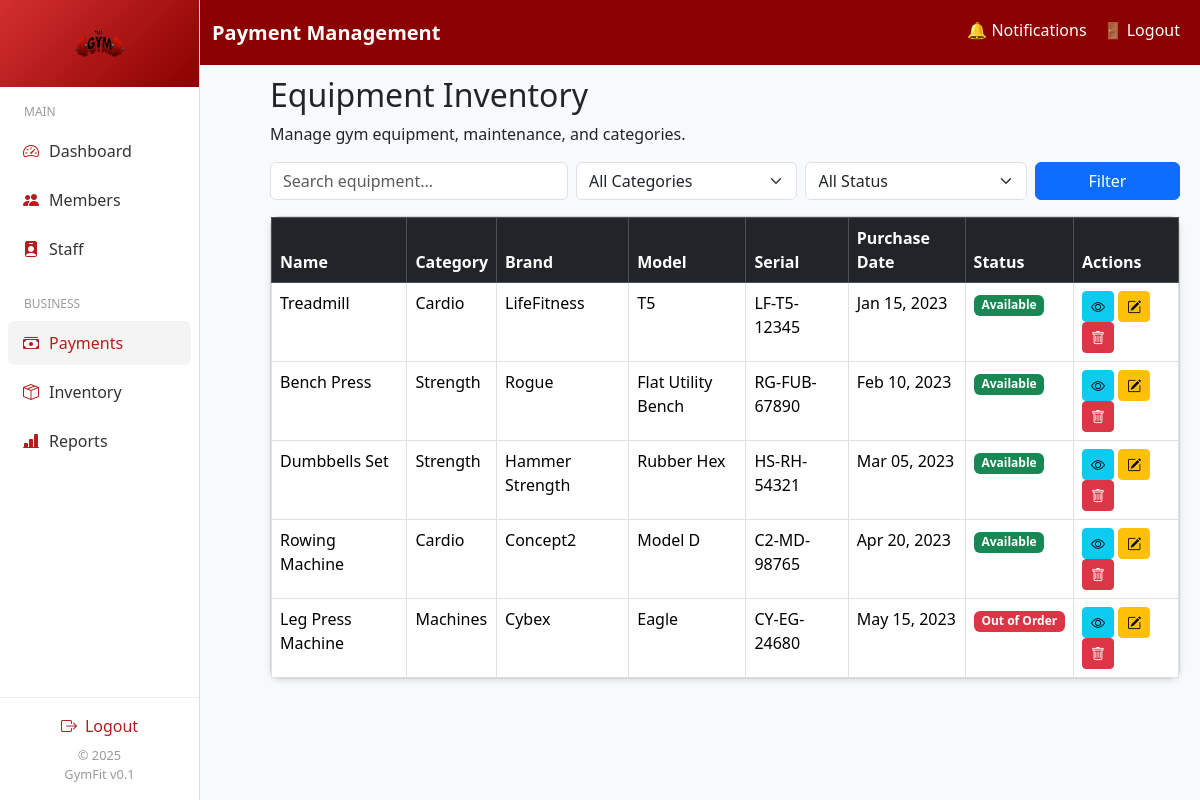
Page /dashboard/owner/payments.php (signed in) on the committed database.
### tables this page shows
CREATE TABLE `equipment` (
  `id` int(11) NOT NULL,
  `name` varchar(255) NOT NULL,
  `category_id` int(11) DEFAULT NULL,
  `brand` varchar(255) DEFAULT NULL,
  `model` varchar(255) DEFAULT NULL,
  `serial_number` varchar(255) DEFAULT NULL,
  `purchase_date` date DEFAULT NULL,
  `purchase_price` decimal(10,2) DEFAULT NULL,
  `status` enum('available','maintenance','out_of_order') DEFAULT 'available',
  `notes` text DEFAULT NULL,
  `last_maintenance` date DEFAULT NULL
);

CREATE TABLE `categories` (
  `id` int(11) NOT NULL,
  `name` varchar(255) NOT NULL,
  `description` text DEFAULT NULL
);

### dashboard/owner/payments.php (the view, shortened to what this page needs)
<?php
include '../../db_connect.php';
$equipmentResult = $conn->query("
    SELECT e.*, c.name AS category_name
    FROM equipment e
    LEFT JOIN categories c ON e.category_id = c.id
");
$equipment = [];
if ($equipmentResult) while($row = $equipmentResult->fetch_assoc()) $equipment[] = $row;
$search = $_GET['search'] ?? '';
$filterCategory = $_GET['category'] ?? 'all';
$filterStatus = $_GET['status'] ?? 'all';
$filteredEquipment = array_filter($equipment, function($eq) use ($search, $filterCategory, $filterStatus) {
    if ($filterCategory != 'all' && $eq['category_id'] != $filterCategory) return false;
    if ($filterStatus != 'all' && $eq['status'] != $filterStatus) return false;
    if ($search) {
        $q = strtolower($search);
        return str_contains(strtolower($eq['name']), $q) ||
               str_contains(strtolower($eq['brand']), $q) ||
               str_contains(strtolower($eq['model']), $q) ||
               str_contains(strtolower($eq['serial_number']), $q);
    }
    return true;
});
function getStatusBadge($status) {
    switch($status){
        case 'available': return '<span class="badge bg-success">Available</span>';
        case 'out_of_order': return '<span class="badge bg-danger">Out of Order</span>';
    }
}
?>
<!DOCTYPE html>
<html lang="en">
<head>
<link href="https://cdn.jsdelivr.net/npm/bootstrap@5.3.2/dist/css/bootstrap.min.css" rel="stylesheet">
<link href="https://cdn.jsdelivr.net/npm/bootstrap-icons@1.11.0/font/bootstrap-icons.css" rel="stylesheet">
</head>
<body>
<?php include 'includes/navbar.php'; ?>
<?php include 'includes/sidebar.php'; ?>
<main>
    <h2>Equipment Inventory</h2>
    <p>Manage gym equipment, maintenance, and categories.</p>
    <form method="GET" class="row g-2 mb-3">
        <div class="col-md-4">
            <input type="text" name="search" value="<?= htmlspecialchars($search) ?>" class="form-control" placeholder="Search equipment...">
        </div>
        <div class="col-md-3">
            <select name="category" class="form-select">
                <option value="all">All Categories</option>
            </select>
        </div>
        <div class="col-md-3">
            <select name="status" class="form-select">
                <option value="all">All Status</option>
            </select>
        </div>
        <div class="col-md-2">
            <button class="btn btn-primary w-100">Filter</button>
        </div>
    </form>
    <div class="card">
        <div class="card-body p-0">
            <div class="table-responsive">
                <table class="table table-bordered table-hover mb-0">
                    <thead class="table-dark">
                        <tr>
                            <th>Name</th>
                            <th>Category</th>
                            <th>Brand</th>
                            <th>Model</th>
                            <th>Serial</th>
                            <th>Purchase Date</th>
                            <th>Status</th>
                            <th>Actions</th>
                        </tr>
                    </thead>
                    <tbody>
                    <?php if(count($filteredEquipment) > 0): ?>
                        <?php foreach($filteredEquipment as $eq): ?>
                        <tr>
                            <td><?= htmlspecialchars($eq['name']) ?></td>
                            <td><?= htmlspecialchars($eq['category_name']) ?></td>
                            <td><?= htmlspecialchars($eq['brand']) ?></td>
                            <td><?= htmlspecialchars($eq['model']) ?></td>
                            <td><?= htmlspecialchars($eq['serial_number']) ?></td>
                            <td><?= date('M d, Y', strtotime($eq['purchase_date'])) ?></td>
                            <td><?= getStatusBadge($eq['status']) ?></td>
                            <td>
    <a href="view_equipment.php?id=<?= $eq['id'] ?>" class="btn btn-sm btn-info" title="View">
        <i class="bi bi-eye"></i>
    </a>
    <a href="edit_equipment.php?id=<?= $eq['id'] ?>" class="btn btn-sm btn-warning" title="Edit">
        <i class="bi bi-pencil-square"></i>
    </a>
    <a href="delete_equipment.php?id=<?= $eq['id'] ?>" class="btn btn-sm btn-danger" title="Delete" onclick="return confirm('Are you sure?')">
        <i class="bi bi-trash"></i>
    </a>
</td>
                        </tr>
                        <?php endforeach; ?>
                    <?php else: ?>
                        <tr><td colspan="8" class="text-center">No equipment found</td></tr>
                    <?php endif; ?>
                    </tbody>
                </table>
            </div>
        </div>
    </div>
</main>
</body>
</html>

### dashboard/owner/payments.php (style rules this page uses)
body { margin:0; padding:0; background:#f8f9fa; }
main { margin-top: 56px; margin-left: 250px; height: calc(100vh - 56px); overflow-y: auto; padding: 20px; }
.card { border-radius:10px; box-shadow:0 2px 6px rgba(0,0,0,0.1); transition:0.2s; cursor:pointer; }
.table-responsive { max-height: 500px; overflow-y: auto; }

### rows in the picture
equipment: name "Treadmill", category.name "Cardio", brand "LifeFitness", model "T5", serial_number "LF-T5-12345", purchase_date "Jan 15, 2023", status "Available"
equipment: name "Bench Press", category.name "Strength", brand "Rogue", model "Flat Utility Bench", serial_number "RG-FUB-67890", purchase_date "Feb 10, 2023", status "Available"
equipment: name "Dumbbells Set", category.name "Strength", brand "Hammer Strength", model "Rubber Hex", serial_number "HS-RH-54321", purchase_date "Mar 05, 2023", status "Available"
equipment: name "Rowing Machine", category.name "Cardio", brand "Concept2", model "Model D", serial_number "C2-MD-98765", purchase_date "Apr 20, 2023", status "Available"
equipment: name "Leg Press Machine", category.name "Machines", brand "Cybex", model "Eagle", serial_number "CY-EG-24680", purchase_date "May 15, 2023", status "Out of Order"
